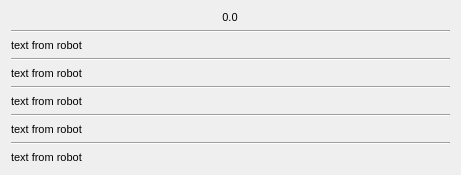
<?xml version="1.0" encoding="UTF-8"?>
<ui version="4.0">
 <class>Form30002</class>
 <widget class="QWidget" name="Form30002">
  <property name="windowModality">
   <enum>Qt::WindowModal</enum>
  </property>
  <property name="geometry">
   <rect>
    <x>0</x>
    <y>0</y>
    <width>461</width>
    <height>175</height>
   </rect>
  </property>
  <property name="sizePolicy">
   <sizepolicy hsizetype="Maximum" vsizetype="Maximum">
    <horstretch>0</horstretch>
    <verstretch>0</verstretch>
   </sizepolicy>
  </property>
  <property name="windowTitle">
   <string>ip:30002</string>
  </property>
  <property name="layoutDirection">
   <enum>Qt::LeftToRight</enum>
  </property>
  <layout class="QVBoxLayout" name="verticalLayout">
   <item>
    <layout class="QHBoxLayout" name="horizontalLayout">
     <item alignment="Qt::AlignHCenter|Qt::AlignVCenter">
      <widget class="QLabel" name="label_fl1">
       <property name="sizePolicy">
        <sizepolicy hsizetype="Minimum" vsizetype="Minimum">
         <horstretch>0</horstretch>
         <verstretch>0</verstretch>
        </sizepolicy>
       </property>
       <property name="font">
        <font>
         <family>MS Shell Dlg 2</family>
         <pointsize>8</pointsize>
         <weight>50</weight>
         <italic>false</italic>
         <bold>false</bold>
        </font>
       </property>
       <property name="frameShape">
        <enum>QFrame::NoFrame</enum>
       </property>
       <property name="frameShadow">
        <enum>QFrame::Plain</enum>
       </property>
       <property name="lineWidth">
        <number>1</number>
       </property>
       <property name="midLineWidth">
        <number>0</number>
       </property>
       <property name="text">
        <string>0.0</string>
       </property>
       <property name="scaledContents">
        <bool>false</bool>
       </property>
       <property name="alignment">
        <set>Qt::AlignCenter</set>
       </property>
       <property name="textInteractionFlags">
        <set>Qt::LinksAccessibleByKeyboard|Qt::LinksAccessibleByMouse|Qt::TextBrowserInteraction|Qt::TextSelectableByKeyboard|Qt::TextSelectableByMouse</set>
       </property>
      </widget>
     </item>
    </layout>
   </item>
   <item>
    <widget class="Line" name="line">
     <property name="sizePolicy">
      <sizepolicy hsizetype="Minimum" vsizetype="Minimum">
       <horstretch>0</horstretch>
       <verstretch>0</verstretch>
      </sizepolicy>
     </property>
     <property name="font">
      <font>
       <family>MS Shell Dlg 2</family>
       <pointsize>8</pointsize>
       <weight>50</weight>
       <italic>false</italic>
       <bold>false</bold>
      </font>
     </property>
     <property name="orientation">
      <enum>Qt::Horizontal</enum>
     </property>
    </widget>
   </item>
   <item>
    <layout class="QVBoxLayout" name="verticalLayout_2">
     <item>
      <widget class="QLabel" name="label_t1">
       <property name="sizePolicy">
        <sizepolicy hsizetype="Minimum" vsizetype="Minimum">
         <horstretch>0</horstretch>
         <verstretch>0</verstretch>
        </sizepolicy>
       </property>
       <property name="font">
        <font>
         <family>MS Shell Dlg 2</family>
         <pointsize>8</pointsize>
         <weight>50</weight>
         <italic>false</italic>
         <bold>false</bold>
        </font>
       </property>
       <property name="frameShape">
        <enum>QFrame::NoFrame</enum>
       </property>
       <property name="frameShadow">
        <enum>QFrame::Plain</enum>
       </property>
       <property name="midLineWidth">
        <number>0</number>
       </property>
       <property name="text">
        <string>text from robot</string>
       </property>
       <property name="scaledContents">
        <bool>false</bool>
       </property>
       <property name="alignment">
        <set>Qt::AlignLeading|Qt::AlignLeft|Qt::AlignVCenter</set>
       </property>
       <property name="textInteractionFlags">
        <set>Qt::LinksAccessibleByKeyboard|Qt::LinksAccessibleByMouse|Qt::TextBrowserInteraction|Qt::TextSelectableByKeyboard|Qt::TextSelectableByMouse</set>
       </property>
      </widget>
     </item>
     <item>
      <widget class="Line" name="line_2">
       <property name="sizePolicy">
        <sizepolicy hsizetype="Minimum" vsizetype="Minimum">
         <horstretch>0</horstretch>
         <verstretch>0</verstretch>
        </sizepolicy>
       </property>
       <property name="font">
        <font>
         <family>MS Shell Dlg 2</family>
         <pointsize>8</pointsize>
         <weight>50</weight>
         <italic>false</italic>
         <bold>false</bold>
        </font>
       </property>
       <property name="orientation">
        <enum>Qt::Horizontal</enum>
       </property>
      </widget>
     </item>
     <item>
      <widget class="QLabel" name="label_t2">
       <property name="sizePolicy">
        <sizepolicy hsizetype="Minimum" vsizetype="Minimum">
         <horstretch>0</horstretch>
         <verstretch>0</verstretch>
        </sizepolicy>
       </property>
       <property name="font">
        <font>
         <family>MS Shell Dlg 2</family>
         <pointsize>8</pointsize>
         <weight>50</weight>
         <italic>false</italic>
         <bold>false</bold>
        </font>
       </property>
       <property name="frameShape">
        <enum>QFrame::NoFrame</enum>
       </property>
       <property name="frameShadow">
        <enum>QFrame::Plain</enum>
       </property>
       <property name="text">
        <string>text from robot</string>
       </property>
       <property name="scaledContents">
        <bool>false</bool>
       </property>
       <property name="alignment">
        <set>Qt::AlignLeading|Qt::AlignLeft|Qt::AlignVCenter</set>
       </property>
       <property name="textInteractionFlags">
        <set>Qt::LinksAccessibleByKeyboard|Qt::LinksAccessibleByMouse|Qt::TextBrowserInteraction|Qt::TextSelectableByKeyboard|Qt::TextSelectableByMouse</set>
       </property>
      </widget>
     </item>
     <item>
      <widget class="Line" name="line_3">
       <property name="sizePolicy">
        <sizepolicy hsizetype="Minimum" vsizetype="Minimum">
         <horstretch>0</horstretch>
         <verstretch>0</verstretch>
        </sizepolicy>
       </property>
       <property name="font">
        <font>
         <family>MS Shell Dlg 2</family>
         <pointsize>8</pointsize>
         <weight>50</weight>
         <italic>false</italic>
         <bold>false</bold>
        </font>
       </property>
       <property name="orientation">
        <enum>Qt::Horizontal</enum>
       </property>
      </widget>
     </item>
     <item>
      <widget class="QLabel" name="label_t3">
       <property name="sizePolicy">
        <sizepolicy hsizetype="Minimum" vsizetype="Minimum">
         <horstretch>0</horstretch>
         <verstretch>0</verstretch>
        </sizepolicy>
       </property>
       <property name="font">
        <font>
         <family>MS Shell Dlg 2</family>
         <pointsize>8</pointsize>
         <weight>50</weight>
         <italic>false</italic>
         <bold>false</bold>
        </font>
       </property>
       <property name="frameShape">
        <enum>QFrame::NoFrame</enum>
       </property>
       <property name="frameShadow">
        <enum>QFrame::Plain</enum>
       </property>
       <property name="text">
        <string>text from robot</string>
       </property>
       <property name="scaledContents">
        <bool>false</bool>
       </property>
       <property name="alignment">
        <set>Qt::AlignLeading|Qt::AlignLeft|Qt::AlignVCenter</set>
       </property>
       <property name="textInteractionFlags">
        <set>Qt::LinksAccessibleByKeyboard|Qt::LinksAccessibleByMouse|Qt::TextBrowserInteraction|Qt::TextSelectableByKeyboard|Qt::TextSelectableByMouse</set>
       </property>
      </widget>
     </item>
     <item>
      <widget class="Line" name="line_4">
       <property name="sizePolicy">
        <sizepolicy hsizetype="Minimum" vsizetype="Minimum">
         <horstretch>0</horstretch>
         <verstretch>0</verstretch>
        </sizepolicy>
       </property>
       <property name="font">
        <font>
         <family>MS Shell Dlg 2</family>
         <pointsize>8</pointsize>
         <weight>50</weight>
         <italic>false</italic>
         <bold>false</bold>
        </font>
       </property>
       <property name="orientation">
        <enum>Qt::Horizontal</enum>
       </property>
      </widget>
     </item>
     <item>
      <widget class="QLabel" name="label_t4">
       <property name="sizePolicy">
        <sizepolicy hsizetype="Minimum" vsizetype="Minimum">
         <horstretch>0</horstretch>
         <verstretch>0</verstretch>
        </sizepolicy>
       </property>
       <property name="font">
        <font>
         <family>MS Shell Dlg 2</family>
         <pointsize>8</pointsize>
         <weight>50</weight>
         <italic>false</italic>
         <bold>false</bold>
        </font>
       </property>
       <property name="frameShape">
        <enum>QFrame::NoFrame</enum>
       </property>
       <property name="frameShadow">
        <enum>QFrame::Plain</enum>
       </property>
       <property name="text">
        <string>text from robot</string>
       </property>
       <property name="scaledContents">
        <bool>false</bool>
       </property>
       <property name="alignment">
        <set>Qt::AlignLeading|Qt::AlignLeft|Qt::AlignVCenter</set>
       </property>
       <property name="textInteractionFlags">
        <set>Qt::LinksAccessibleByKeyboard|Qt::LinksAccessibleByMouse|Qt::TextBrowserInteraction|Qt::TextSelectableByKeyboard|Qt::TextSelectableByMouse</set>
       </property>
      </widget>
     </item>
     <item>
      <widget class="Line" name="line_5">
       <property name="sizePolicy">
        <sizepolicy hsizetype="Minimum" vsizetype="Minimum">
         <horstretch>0</horstretch>
         <verstretch>0</verstretch>
        </sizepolicy>
       </property>
       <property name="font">
        <font>
         <family>MS Shell Dlg 2</family>
         <pointsize>8</pointsize>
         <weight>50</weight>
         <italic>false</italic>
         <bold>false</bold>
        </font>
       </property>
       <property name="orientation">
        <enum>Qt::Horizontal</enum>
       </property>
      </widget>
     </item>
     <item>
      <widget class="QLabel" name="label_t6">
       <property name="sizePolicy">
        <sizepolicy hsizetype="Minimum" vsizetype="Minimum">
         <horstretch>0</horstretch>
         <verstretch>0</verstretch>
        </sizepolicy>
       </property>
       <property name="font">
        <font>
         <family>MS Shell Dlg 2</family>
         <pointsize>8</pointsize>
         <weight>50</weight>
         <italic>false</italic>
         <bold>false</bold>
        </font>
       </property>
       <property name="frameShape">
        <enum>QFrame::NoFrame</enum>
       </property>
       <property name="frameShadow">
        <enum>QFrame::Plain</enum>
       </property>
       <property name="text">
        <string>text from robot</string>
       </property>
       <property name="scaledContents">
        <bool>false</bool>
       </property>
       <property name="alignment">
        <set>Qt::AlignLeading|Qt::AlignLeft|Qt::AlignVCenter</set>
       </property>
       <property name="textInteractionFlags">
        <set>Qt::LinksAccessibleByKeyboard|Qt::LinksAccessibleByMouse|Qt::TextBrowserInteraction|Qt::TextSelectableByKeyboard|Qt::TextSelectableByMouse</set>
       </property>
      </widget>
     </item>
    </layout>
   </item>
  </layout>
 </widget>
 <resources/>
 <connections/>
</ui>
